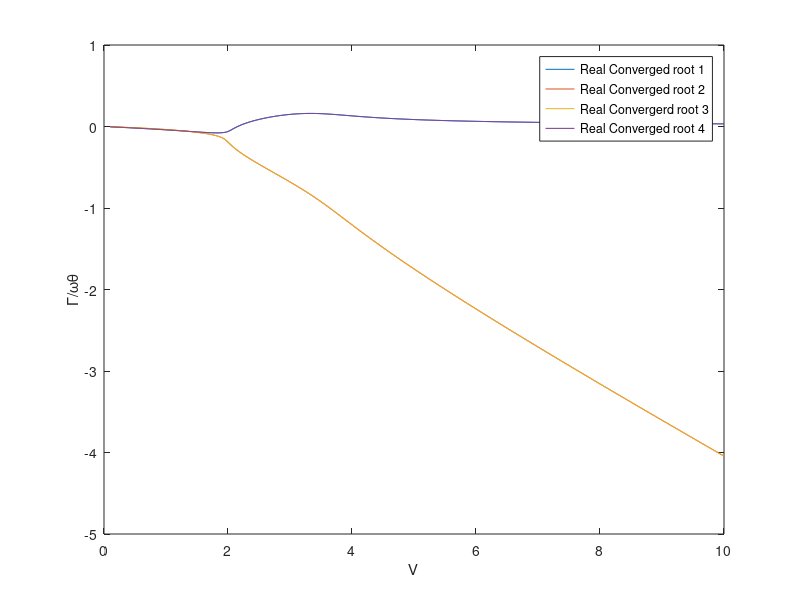
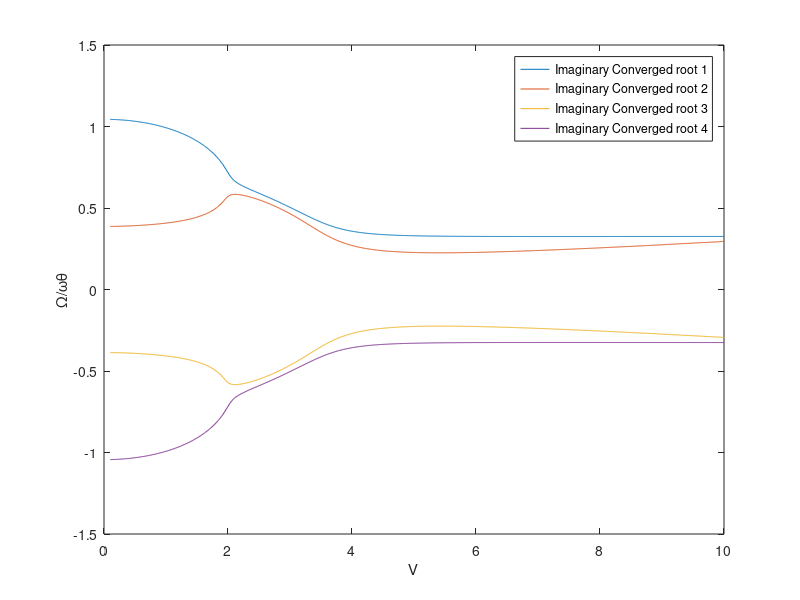

Recreate these plots in MATLAB, in order.
% MECH 6481 Project Fall 2024
% Team #1 P-K Method

clc;
clear all;
close all;

% Inputs for validation
a = -0.25;
e = -0.1;
mu = 20;
r_squared = 6/25;
sigma = 0.4;
x_theta = e - a;

% Setup
V_vec = linspace(0.1, 10, 1000);
N = length(V_vec);
converged_roots = zeros(N, 4);
k1 = zeros(N, 4);
gamma = zeros(N, 4);
k = 5;                  % Initial guess
err = 1;        
iteration = 0;

% P-K Loop
for m = 1:N
    for n = 1:4
        while err >= 0.0001
            V = V_vec(m);
            C_func = ((0.01365 + (0.2808 * k * 1i) - ((k.^ 2) / 2))) / (0.01365 + (0.3455 * k * 1i) - (k.^2));
            f11 = ((sigma^ 2) / (V^ 2)) - ((k.^ 2) / (mu)) + ((2 * 1i * k.* C_func) / (mu));
            f12 = ((k.*(1i + (a.*k))) + ((2 + ((1i.*k).*(1 -(2.*a)))).*C_func)) / (mu);
            f21 = ((a * (k.^2)) - ((1i * k) * (1 + (2 * a)).*C_func)) / (mu);
            f22 = (((8.*mu.*r_squared) / (V.^2)) + ((4.*1i) * (1 + (2.*a)) * ((2.*1i) - (k.*(1 - (2.*a)))).*C_func) - (k.*(k - (4.*1i) ...
                + ((8.*a).*(1i + (a.*k)))))) / (8.*mu);
            p = [r_squared - (x_theta.^2), 0, f22 + (r_squared.*f11) - (x_theta.*f21) - (x_theta.*f12), 0, (f11.*f22) - (f12.*f21)];
            polynomial_roots = roots(p);
            [~,sorted_indices] = sort(imag(polynomial_roots));
            sorted_roots = polynomial_roots(sorted_indices);
            k_new = imag(sorted_roots(n));
            gamma = real(sorted_roots(n)) / k_new;
            err = abs(k - k_new);
            k = k_new;

        end
        converged_roots(m,n) = sorted_roots(n);
        k1(m,n) = k_new;
        gamma(m,n) = gamma;
        iteration = 0;
        err = 1;
    end
end

converged_roots1=converged_roots(:,1)';
converged_roots2=converged_roots(:,2)';
converged_roots3=converged_roots(:,3)';
converged_roots4=converged_roots(:,4)';

% Plotting
figure;
plot(V_vec, V_vec.* real(converged_roots1));
hold on;
plot(V_vec, V_vec.* real(converged_roots2));
plot(V_vec, V_vec.* real(converged_roots3));
plot(V_vec, V_vec.* real(converged_roots4));
ylabel('Γ/ωθ');
xlabel('V');
legend('Real Converged root 1','Real Converged root 2', 'Real Convergerd root 3','Real Converged root 4')

figure;
plot(V_vec, V_vec.* imag(converged_roots1));
hold on;
plot(V_vec, V_vec.* imag(converged_roots2));
plot(V_vec, V_vec.* imag(converged_roots3));
plot(V_vec, V_vec.* imag(converged_roots4));
ylabel('Ω/ωθ');
xlabel('V');
legend('Imaginary Converged root 1','Imaginary Converged root 2', 'Imaginary Converged root 3','Imaginary Converged root 4')